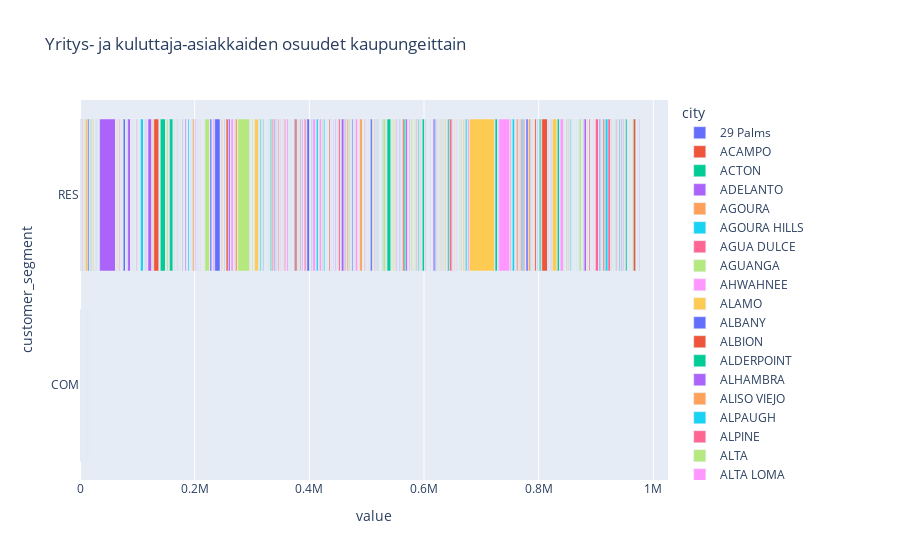

Notebook code cell kept with this figure:
### Code cell
px.bar(pic3, color="city", orientation='h', title="Yritys- ja kuluttaja-asiakkaiden osuudet kaupungeittain")
